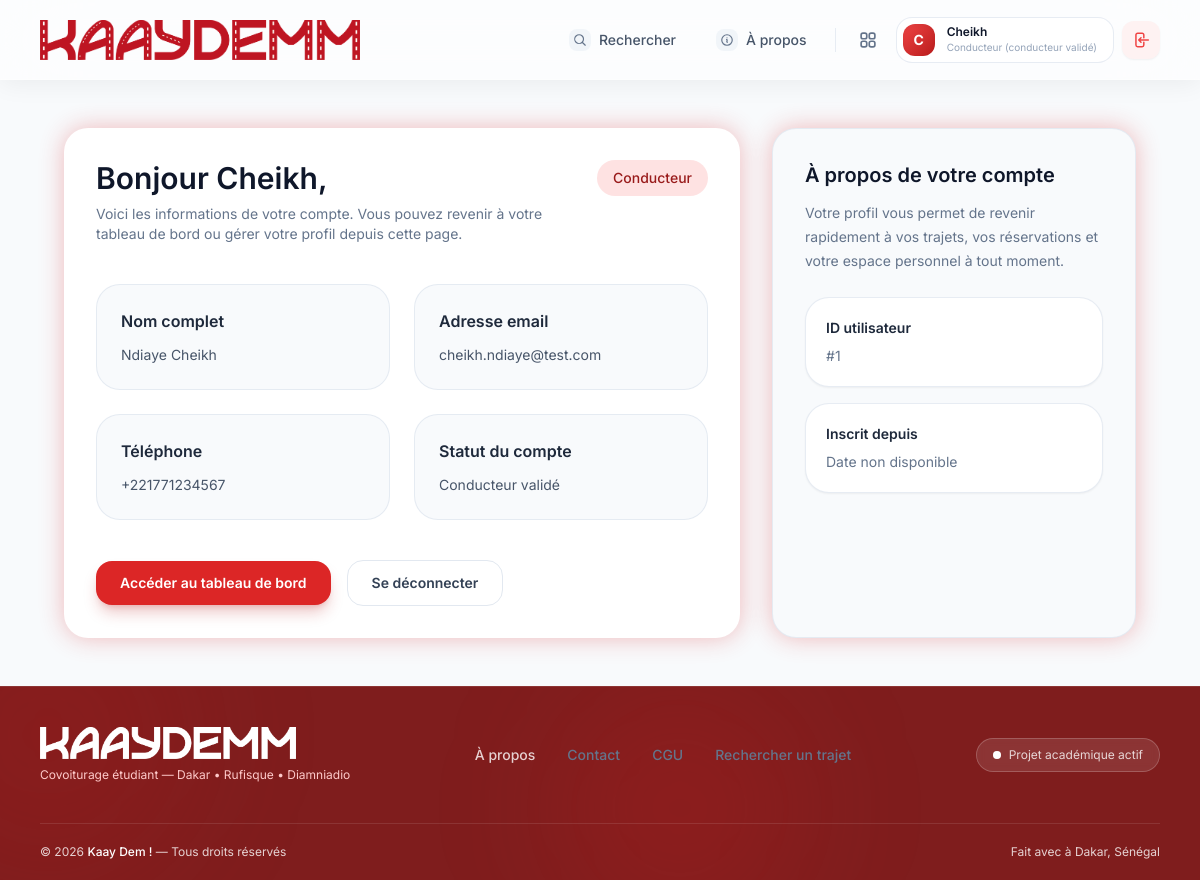
Page /public/profil (signed in) on the committed database.
### tables this page shows
CREATE TABLE utilisateurs (
    id INT AUTO_INCREMENT PRIMARY KEY,
    nom VARCHAR(100) NOT NULL,
    prenom VARCHAR(100) NOT NULL,
    email VARCHAR(150) NOT NULL UNIQUE,
    telephone VARCHAR(20) NOT NULL,
    mot_de_passe VARCHAR(255) NOT NULL,
    photo_profil VARCHAR(255) DEFAULT 'default-avatar.png',
    role ENUM('passager', 'conducteur', 'admin') DEFAULT 'passager',
    est_conducteur_valide BOOLEAN DEFAULT FALSE,
    date_inscription DATETIME DEFAULT CURRENT_TIMESTAMP,
    statut ENUM('actif', 'suspendu') DEFAULT 'actif'
);

### app/controllers/ProfilController.php (called while the page is built, shortened)
<?php
class ProfilController extends Controller {
    private $userModel;
    public function __construct() {
        $this->userModel = $this->model('User');
    }
    public function index() {
        $user = $this->userModel->getUserById($_SESSION['user_id']);
        $data = [
            'titre' => 'Mon profil - Kaay Dem !',
            'user' => $user
        ];
        $this->render('profil/index', $data);
    }
}

### public/index.php (called while the page is built, shortened)
<?php
require_once '../app/core/Database.php';
require_once '../app/core/Controller.php';
require_once '../app/core/Router.php';
$router = new Router();
$router->get('/', 'HomeController', 'index');
$router->get('/a-propos', 'HomeController', 'about');
$router->get('/contact', 'HomeController', 'contact');
$router->get('/auth/connexion', 'AuthController', 'loginForm');
$router->post('/auth/connexion', 'AuthController', 'login');
$router->get('/auth/inscription', 'AuthController', 'registerForm');
$router->post('/auth/inscription', 'AuthController', 'register');
$router->get('/auth/deconnexion', 'AuthController', 'logout');
$router->get('/trajets/recherche', 'TrajetController', 'searchForm');
$router->get('/trajets/resultats', 'TrajetController', 'searchResults');
$router->get('/trajets/detail/{id}', 'TrajetController', 'detail');
$router->get('/passager/dashboard', 'PassagerController', 'dashboard');
$router->get('/passager/reservations', 'PassagerController', 'reservations');
$router->get('/passager/reservation/{id}', 'PassagerController', 'reservation');
$router->get('/passager/reserver/{trajet_id}', 'PassagerController', 'reserverTrajet');
$router->post('/passager/reserver/{trajet_id}', 'PassagerController', 'reserverTrajet');
$router->get('/conducteur/dashboard', 'ConducteurController', 'dashboard');
$router->get('/conducteur/trajets', 'ConducteurController', 'mesTrajets');
$router->get('/conducteur/trajets/nouveau', 'ConducteurController', 'nouveauTrajetForm');
$router->post('/conducteur/trajets/nouveau', 'ConducteurController', 'creerTrajet');
$router->get('/conducteur/vehicule/nouveau', 'ConducteurController', 'nouveauVehiculeForm');
$router->post('/conducteur/vehicule/nouveau', 'ConducteurController', 'creerVehicule');
$router->post('/conducteur/trajet/{trajet_id}/annuler', 'ConducteurController', 'annulerTrajet');
$router->get('/conducteur/trajet/{trajet_id}/passagers', 'ConducteurController', 'mesPassagers');
$router->get('/conducteur/reservations', 'ConducteurController', 'reservations');
$router->post('/conducteur/reservation/{reservation_id}/accept', 'ConducteurController', 'acceptReservation');
$router->post('/conducteur/reservation/{reservation_id}/reject', 'ConducteurController', 'rejectReservation');
$router->get('/profil', 'ProfilController', 'index');
$router->get('/admin/dashboard', 'AdminController', 'dashboard');
$router->get('/admin/trajets', 'AdminController', 'trajets');
$router->post('/admin/validerConducteur/{id}', 'AdminController', 'validerConducteur');
$router->post('/admin/refuserConducteur/{id}', 'AdminController', 'refuserConducteur');
$router->get('/passager/devenirConducteur', 'PassagerController', 'devenirConducteurForm');
$router->post('/passager/devenirConducteur', 'PassagerController', 'devenirConducteur');
$uri = $_SERVER['REQUEST_URI'];
$method = $_SERVER['REQUEST_METHOD'];
$router->dispatch($uri, $method);

### app/core/Database.php (called while the page is built, shortened)
<?php
class Database {
    private $host = DB_HOST;
    private $user = DB_USER;
    private $pass = DB_PASS;
    private $dbname = DB_NAME;
    private $dbh;
    private $stmt;
    public function __construct() {
        $dsn = 'mysql:host=' . $this->host . ';dbname=' . $this->dbname . ';charset=utf8mb4';
        $options = array(
            PDO::ATTR_PERSISTENT => true,
            PDO::ATTR_ERRMODE => PDO::ERRMODE_EXCEPTION,
            PDO::ATTR_DEFAULT_FETCH_MODE => PDO::FETCH_OBJ
        );
        try {
            $this->dbh = new PDO($dsn, $this->user, $this->pass, $options);
        } catch(PDOException $e) {
            $this->error = $e->getMessage();
            echo "Erreur de connexion : " . $this->error;
            exit;
        }
    }
    public function query($sql) {
        $this->stmt = $this->dbh->prepare($sql);
    }
    public function bind($param, $value, $type = null) {
        if(is_null($type)) {
            switch(true) {
                case is_int($value):
                    $type = PDO::PARAM_INT;
                    break;
            }
        }
        $this->stmt->bindValue($param, $value, $type);
    }
    public function execute() {
        return $this->stmt->execute();
    }
    public function single() {
        $this->execute();
        return $this->stmt->fetch();
    }
}

### app/models/User.php (called while the page is built, shortened)
<?php
class User implements RepositoryInterface {
    private $db;
    public function __construct() {
        $this->db = new Database();
    }
    public function getUserById($id) {
        $this->db->query('SELECT * FROM utilisateurs WHERE id = :id');
        $this->db->bind(':id', $id);
        $row = $this->db->single();
        return $row;
    }
}

### app/views/profil/index.php (the view)
<section class="max-w-6xl mx-auto px-6 py-12 lg:px-10">
    <div class="grid gap-8 lg:grid-cols-[1.3fr_0.7fr]">
        <div class="bg-white rounded-3xl p-8 shadow-glow">
            <div class="flex items-start justify-between gap-4">
                <div>
                    <h1 class="text-3xl font-semibold text-slate-900">Bonjour <?= htmlspecialchars($user->prenom) ?>,</h1>
                    <p class="mt-2 text-sm text-slate-500 max-w-2xl">Voici les informations de votre compte. Vous pouvez revenir à votre tableau de bord ou gérer votre profil depuis cette page.</p>
                </div>
                <div class="text-right">
                    <span class="inline-flex items-center gap-2 rounded-full bg-brand-100 px-4 py-2 text-sm font-medium text-brand-800"><?= ucfirst(htmlspecialchars($user->role ?? 'passager')) ?></span>
                </div>
            </div>
            <div class="mt-10 grid gap-6 sm:grid-cols-2">
                <div class="rounded-3xl border border-slate-200/80 bg-slate-50 p-6">
                    <h2 class="text-base font-semibold text-slate-800">Nom complet</h2>
                    <p class="mt-3 text-slate-600 text-sm"><?= htmlspecialchars($user->nom) ?> <?= htmlspecialchars($user->prenom) ?></p>
                </div>
                <div class="rounded-3xl border border-slate-200/80 bg-slate-50 p-6">
                    <h2 class="text-base font-semibold text-slate-800">Adresse email</h2>
                    <p class="mt-3 text-slate-600 text-sm"><?= htmlspecialchars($user->email) ?></p>
                </div>
                <div class="rounded-3xl border border-slate-200/80 bg-slate-50 p-6">
                    <h2 class="text-base font-semibold text-slate-800">Téléphone</h2>
                    <p class="mt-3 text-slate-600 text-sm"><?= !empty($user->telephone) ? htmlspecialchars($user->telephone) : '<span class="text-slate-400">Non renseigné</span>' ?></p>
                </div>
                <div class="rounded-3xl border border-slate-200/80 bg-slate-50 p-6">
                    <h2 class="text-base font-semibold text-slate-800">Statut du compte</h2>
                    <p class="mt-3 text-slate-600 text-sm"><?= isset($user->est_conducteur_valide) && $user->est_conducteur_valide ? 'Conducteur validé' : 'Profil standard' ?></p>
                </div>
            </div>
            <div class="mt-10 flex flex-col gap-4 sm:flex-row sm:items-center">
                <a href="<?= BASE_URL ?>passager/dashboard"
                    class="inline-flex items-center justify-center rounded-2xl bg-brand-600 px-6 py-3 text-sm font-semibold text-white shadow-lg shadow-brand-700/25 hover:bg-brand-700 transition-all duration-200">
                    Accéder au tableau de bord
                </a>
                <a href="<?= BASE_URL ?>auth/deconnexion"
                    class="inline-flex items-center justify-center rounded-2xl border border-slate-200 bg-white px-6 py-3 text-sm font-semibold text-slate-700 hover:bg-slate-50 transition-all duration-200">
                    Se déconnecter
                </a>
            </div>
        </div>
        <aside class="space-y-6 rounded-3xl border border-slate-200/80 bg-slate-50 p-8 shadow-glow">
            <div>
                <h2 class="text-xl font-semibold text-slate-900">À propos de votre compte</h2>
                <p class="mt-3 text-sm leading-6 text-slate-500">Votre profil vous permet de revenir rapidement à vos trajets, vos réservations et votre espace personnel à tout moment.</p>
            </div>
            <div class="space-y-4">
                <div class="rounded-3xl bg-white p-5 shadow-sm border border-slate-200/80">
                    <h3 class="text-sm font-semibold text-slate-800">ID utilisateur</h3>
                    <p class="mt-2 text-sm text-slate-500">#<?= htmlspecialchars($user->id) ?></p>
                </div>
                <div class="rounded-3xl bg-white p-5 shadow-sm border border-slate-200/80">
                    <h3 class="text-sm font-semibold text-slate-800">Inscrit depuis</h3>
                    <p class="mt-2 text-sm text-slate-500"><?= isset($user->created_at) ? htmlspecialchars(date('d/m/Y', strtotime($user->created_at))) : 'Date non disponible' ?></p>
                </div>
            </div>
        </aside>
    </div>
</section>

### app/core/Router.php (shortened to what this page needs)
<?php
class Router {
    protected $routes = [];
    public function add($method, $uri, $controller, $action) {
        $uriPattern = preg_replace('/\{([a-zA-Z0-9_]+)\}/', '(?P<\1>[a-zA-Z0-9_-]+)', $uri);
        $uriPattern = '#^' . $uriPattern . '$#';
        $this->routes[] = [
            'method' => strtoupper($method),
            'uri' => $uri,
            'pattern' => $uriPattern,
            'controller' => $controller,
            'action' => $action
        ];
    }
    public function dispatch($uri, $method) {
        if (!empty($_GET['url'])) {
            $uri = '/' . trim($_GET['url'], '/');
        } else {
            $uri = parse_url($uri, PHP_URL_PATH);
        }
        $uri = '/' . trim($uri, '/');
        $uri = $uri === '/' ? '/' : $uri;
        foreach ($this->routes as $route) {
            if ($route['method'] === $method && preg_match($route['pattern'], $uri, $matches)) {
                $action = $route['action'];
                $controller = new $controllerClass();
                $params = [];
                call_user_func_array([$controller, $action], $params);
                return;
            }
        }
    }
}

### public/assets/css/style.css (style rules this page uses)
html, body { overflow-x: hidden; }

### rows in the picture
utilisateurs: prenom "Cheikh", role "Conducteur", nom "Ndiaye", email "cheikh.ndiaye@test.com", telephone "+221771234567", id "1"
